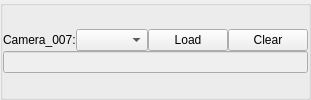
                          <widget class="QGroupBox" name="camera_index_groupBox_7">
                           <property name="title">
                            <string/>
                           </property>
                           <layout class="QGridLayout" name="gridLayout_10">
                            <property name="leftMargin">
                             <number>0</number>
                            </property>
                            <property name="topMargin">
                             <number>0</number>
                            </property>
                            <property name="rightMargin">
                             <number>0</number>
                            </property>
                            <property name="bottomMargin">
                             <number>0</number>
                            </property>
                            <property name="spacing">
                             <number>0</number>
                            </property>
                            <item row="0" column="0">
                             <layout class="QVBoxLayout" name="verticalLayout_12">
                              <item>
                               <layout class="QHBoxLayout" name="horizontalLayout_17" stretch="0,1,0,0">
                                <item>
                                 <widget class="QLabel" name="camera_index_label_7">
                                  <property name="text">
                                   <string>Camera_007:</string>
                                  </property>
                                 </widget>
                                </item>
                                <item>
                                 <widget class="QComboBox" name="camera_index_comboBox_7"/>
                                </item>
                                <item>
                                 <widget class="QPushButton" name="camera_index_pushButton_7">
                                  <property name="text">
                                   <string>Load</string>
                                  </property>
                                 </widget>
                                </item>
                                <item>
                                 <widget class="QPushButton" name="camera_index_clear_pushButton_7">
                                  <property name="text">
                                   <string>Clear</string>
                                  </property>
                                 </widget>
                                </item>
                               </layout>
                              </item>
                              <item>
                               <layout class="QHBoxLayout" name="horizontalLayout_18">
                                <item>
                                 <widget class="QLineEdit" name="camera_index_lineEdit_7">
                                  <property name="enabled">
                                   <bool>false</bool>
                                  </property>
                                 </widget>
                                </item>
                               </layout>
                              </item>
                             </layout>
                            </item>
                           </layout>
                          </widget>
